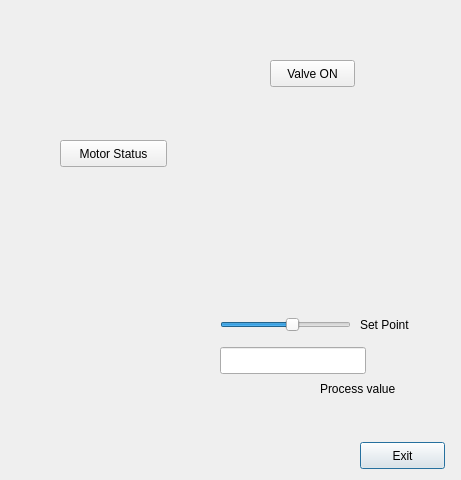
<?xml version="1.0" encoding="UTF-8"?>
<ui version="4.0">
 <class>Widget</class>
 <widget class="QWidget" name="Widget">
  <property name="geometry">
   <rect>
    <x>0</x>
    <y>0</y>
    <width>461</width>
    <height>480</height>
   </rect>
  </property>
  <property name="sizePolicy">
   <sizepolicy hsizetype="Preferred" vsizetype="Preferred">
    <horstretch>0</horstretch>
    <verstretch>0</verstretch>
   </sizepolicy>
  </property>
  <property name="minimumSize">
   <size>
    <width>0</width>
    <height>0</height>
   </size>
  </property>
  <property name="maximumSize">
   <size>
    <width>461</width>
    <height>480</height>
   </size>
  </property>
  <property name="windowTitle">
   <string>Widget</string>
  </property>
  <widget class="QLineEdit" name="Process_Value">
   <property name="enabled">
    <bool>true</bool>
   </property>
   <property name="geometry">
    <rect>
     <x>220</x>
     <y>347</y>
     <width>146</width>
     <height>27</height>
    </rect>
   </property>
   <property name="sizePolicy">
    <sizepolicy hsizetype="Preferred" vsizetype="Preferred">
     <horstretch>0</horstretch>
     <verstretch>0</verstretch>
    </sizepolicy>
   </property>
   <property name="readOnly">
    <bool>true</bool>
   </property>
  </widget>
  <widget class="QLabel" name="label_2">
   <property name="geometry">
    <rect>
     <x>360</x>
     <y>310</y>
     <width>81</width>
     <height>30</height>
    </rect>
   </property>
   <property name="sizePolicy">
    <sizepolicy hsizetype="Preferred" vsizetype="Preferred">
     <horstretch>0</horstretch>
     <verstretch>0</verstretch>
    </sizepolicy>
   </property>
   <property name="text">
    <string>Set Point</string>
   </property>
  </widget>
  <widget class="QPushButton" name="Valve_command">
   <property name="geometry">
    <rect>
     <x>270</x>
     <y>60</y>
     <width>85</width>
     <height>27</height>
    </rect>
   </property>
   <property name="sizePolicy">
    <sizepolicy hsizetype="Preferred" vsizetype="Preferred">
     <horstretch>0</horstretch>
     <verstretch>0</verstretch>
    </sizepolicy>
   </property>
   <property name="text">
    <string>Valve ON</string>
   </property>
  </widget>
  <widget class="QPushButton" name="Motor_status">
   <property name="enabled">
    <bool>true</bool>
   </property>
   <property name="geometry">
    <rect>
     <x>60</x>
     <y>140</y>
     <width>107</width>
     <height>27</height>
    </rect>
   </property>
   <property name="sizePolicy">
    <sizepolicy hsizetype="Preferred" vsizetype="Preferred">
     <horstretch>0</horstretch>
     <verstretch>0</verstretch>
    </sizepolicy>
   </property>
   <property name="text">
    <string>Motor Status</string>
   </property>
  </widget>
  <widget class="QPushButton" name="pushButton">
   <property name="geometry">
    <rect>
     <x>360</x>
     <y>442</y>
     <width>85</width>
     <height>27</height>
    </rect>
   </property>
   <property name="sizePolicy">
    <sizepolicy hsizetype="Preferred" vsizetype="Preferred">
     <horstretch>0</horstretch>
     <verstretch>0</verstretch>
    </sizepolicy>
   </property>
   <property name="text">
    <string>Exit</string>
   </property>
   <property name="autoDefault">
    <bool>false</bool>
   </property>
   <property name="default">
    <bool>true</bool>
   </property>
   <property name="flat">
    <bool>false</bool>
   </property>
  </widget>
  <widget class="QLabel" name="label_3">
   <property name="geometry">
    <rect>
     <x>320</x>
     <y>380</y>
     <width>111</width>
     <height>17</height>
    </rect>
   </property>
   <property name="sizePolicy">
    <sizepolicy hsizetype="Preferred" vsizetype="Preferred">
     <horstretch>0</horstretch>
     <verstretch>0</verstretch>
    </sizepolicy>
   </property>
   <property name="text">
    <string>Process value</string>
   </property>
  </widget>
  <widget class="QLabel" name="label">
   <property name="geometry">
    <rect>
     <x>10</x>
     <y>0</y>
     <width>451</width>
     <height>481</height>
    </rect>
   </property>
   <property name="maximumSize">
    <size>
     <width>10000</width>
     <height>10000</height>
    </size>
   </property>
   <property name="text">
    <string/>
   </property>
   <property name="pixmap">
    <pixmap resource="image.qrc">:/new/scada_image/GUI_Bioreact_online.jpg</pixmap>
   </property>
  </widget>
  <widget class="QSlider" name="horizontalSlider">
   <property name="geometry">
    <rect>
     <x>220</x>
     <y>310</y>
     <width>131</width>
     <height>29</height>
    </rect>
   </property>
   <property name="maximum">
    <number>25</number>
   </property>
   <property name="pageStep">
    <number>3</number>
   </property>
   <property name="value">
    <number>14</number>
   </property>
   <property name="sliderPosition">
    <number>14</number>
   </property>
   <property name="orientation">
    <enum>Qt::Horizontal</enum>
   </property>
  </widget>
  <zorder>label</zorder>
  <zorder>pushButton</zorder>
  <zorder>Motor_status</zorder>
  <zorder>label_2</zorder>
  <zorder>Valve_command</zorder>
  <zorder>Process_Value</zorder>
  <zorder>label_3</zorder>
  <zorder>horizontalSlider</zorder>
 </widget>
 <layoutdefault spacing="6" margin="11"/>
 <resources>
  <include location="image.qrc"/>
 </resources>
 <connections>
  <connection>
   <sender>pushButton</sender>
   <signal>clicked()</signal>
   <receiver>Widget</receiver>
   <slot>close()</slot>
   <hints>
    <hint type="sourcelabel">
     <x>299</x>
     <y>227</y>
    </hint>
    <hint type="destinationlabel">
     <x>285</x>
     <y>263</y>
    </hint>
   </hints>
  </connection>
 </connections>
</ui>
